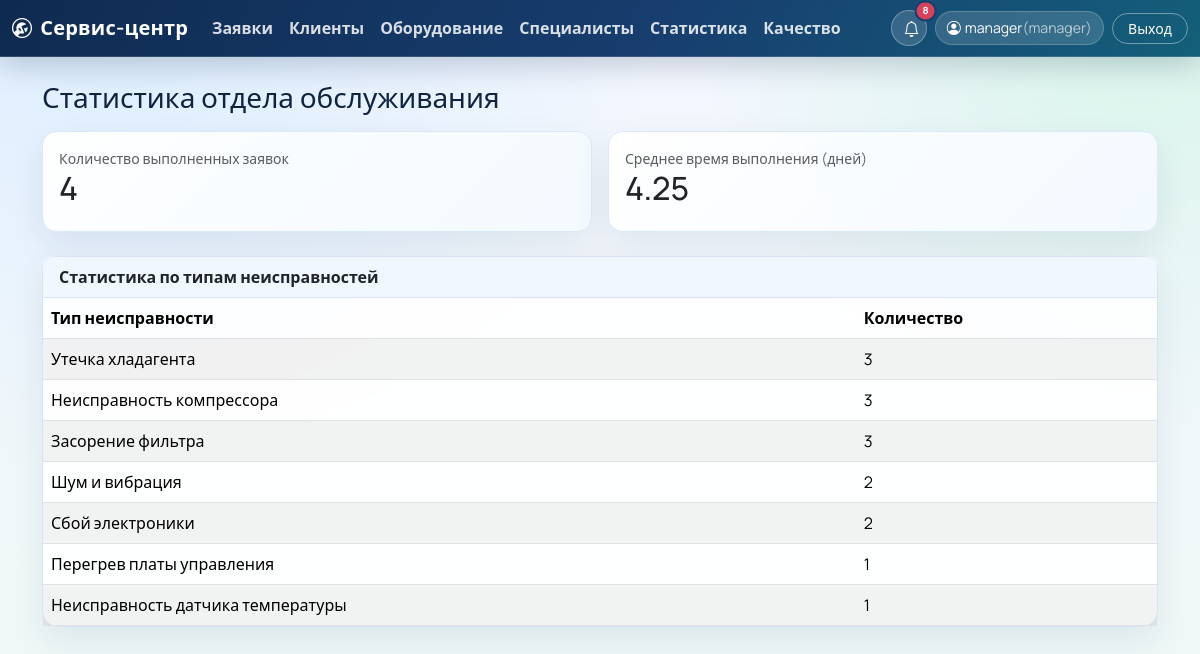
Screenshot of /stats (signed in) with the database file from the repository.
### app/models.py (models this page shows, shortened)
class User(UserMixin, db.Model):
    __tablename__ = "users"
    user_id = db.Column(db.Integer, primary_key=True)
    login = db.Column(db.String(60), unique=True, nullable=False)
    password_hash = db.Column(db.String(255), nullable=False)
    role_id = db.Column(db.Integer, db.ForeignKey("roles.role_id"), nullable=False)
    master_id = db.Column(db.Integer, db.ForeignKey("masters.master_id"), nullable=True)
    role = db.relationship("Role", back_populates="users")
    master = db.relationship("Master", back_populates="user")
    comments = db.relationship("RequestComment", back_populates="user", lazy="dynamic")
    notifications = db.relationship("StatusNotification", back_populates="user", lazy="dynamic")
    @property
    def role_name(self) -> str:
        if self.role is None:
            return ""
        return self.role.role_name

class Role(db.Model):
    __tablename__ = "roles"
    role_id = db.Column(db.Integer, primary_key=True)
    role_name = db.Column(db.String(50), unique=True, nullable=False)
    users = db.relationship("User", back_populates="role", lazy="dynamic")

class FaultType(db.Model):
    __tablename__ = "fault_types"
    fault_type_id = db.Column(db.Integer, primary_key=True)
    fault_name = db.Column(db.String(120), nullable=False, unique=True)
    request_details = db.relationship("RequestDetail", back_populates="fault_type", lazy="dynamic")

### app/routes.py (the view)
    @app.route("/stats")
    @login_required
    @role_required("admin", "operator", "manager")
    def stats_page():
        stats = calculate_statistics()
        return render_template("stats.html", stats=stats)

### app/__init__.py (called while the page is built)
@login_manager.user_loader
def load_user(user_id: str):
    return db.session.get(User, int(user_id))

### app/routes.py (called while the page is built, shortened)
def _visible_notifications_query(user: User):
    notifications_query = StatusNotification.query.order_by(StatusNotification.created_at.desc())
    if user.role_name != "master":
        return notifications_query

### app/templates/stats.html (shortened to what this page needs)
{% extends 'base.html' %}
{% block content %}
<h1 class="h3 mb-3">Статистика отдела обслуживания</h1>
<div class="row g-3 mb-4">
  <div class="col-md-6">
    <div class="card stat-card"><div class="card-body"><div class="small text-muted">Количество выполненных заявок</div><div class="h2">{{ stats.completed_count }}</div></div></div>
  </div>
  <div class="col-md-6">
    <div class="card stat-card"><div class="card-body"><div class="small text-muted">Среднее время выполнения (дней)</div><div class="h2">{{ stats.average_completion_days }}</div></div></div>
  </div>
</div>
<div class="card">
  <div class="card-header">Статистика по типам неисправностей</div>
  <div class="table-responsive">
    <table class="table table-striped mb-0">
      <thead><tr><th>Тип неисправности</th><th>Количество</th></tr></thead>
      <tbody>
        {% for row in stats.fault_stats %}
        <tr><td>{{ row.fault_name }}</td><td>{{ row.count }}</td></tr>
        {% else %}
        <tr><td colspan="2" class="text-center text-muted">Данные отсутствуют.</td></tr>
        {% endfor %}
      </tbody>
    </table>
  </div>
</div>
{% endblock %}

### app/templates/base.html (shortened to what this page needs)
<!doctype html>
<html lang="ru">
<head>
  <link href="https://cdn.jsdelivr.net/npm/bootstrap@5.3.5/dist/css/bootstrap.min.css" rel="stylesheet">
  <link href="https://cdn.jsdelivr.net/npm/bootstrap-icons@1.11.3/font/bootstrap-icons.min.css" rel="stylesheet">
  <link href="{{ url_for('static', filename='css/style.css') }}" rel="stylesheet">
</head>
<body>
  {% if current_user.is_authenticated %}
  <nav class="navbar navbar-expand-lg navbar-dark app-navbar mb-4">
    <div class="container-fluid">
      <a class="navbar-brand app-brand" href="{{ url_for('dashboard') }}">
        <i class="bi bi-wrench-adjustable-circle me-2"></i>Сервис-центр
      </a>
      <div class="collapse navbar-collapse" id="navMenu">
        <ul class="navbar-nav me-auto mb-2 mb-lg-0">
          <li class="nav-item"><a class="nav-link" href="{{ url_for('requests_list') }}">Заявки</a></li>
          {% if current_user.role_name in ['admin', 'operator', 'manager'] %}
          <li class="nav-item"><a class="nav-link" href="{{ url_for('clients_list') }}">Клиенты</a></li>
          <li class="nav-item"><a class="nav-link" href="{{ url_for('equipment_list') }}">Оборудование</a></li>
          <li class="nav-item"><a class="nav-link" href="{{ url_for('masters_list') }}">Специалисты</a></li>
          {% endif %}
          {% if current_user.role_name in ['admin', 'operator', 'manager'] %}
          <li class="nav-item"><a class="nav-link" href="{{ url_for('stats_page') }}">Статистика</a></li>
          {% endif %}
          <li class="nav-item"><a class="nav-link" href="{{ url_for('quality_page') }}">Качество</a></li>
        </ul>
        <div class="d-flex align-items-center gap-2 ms-auto">
          <div class="dropdown">
            <button class="btn app-icon-btn position-relative" type="button" data-bs-toggle="dropdown" aria-expanded="false" title="Уведомления">
              <i class="bi bi-bell"></i>
              {% if navbar_notification_count > 0 %}
              <span class="position-absolute top-0 start-100 translate-middle badge rounded-pill app-badge">
                {{ navbar_notification_count if navbar_notification_count < 100 else '99+' }}
              </span>
              {% endif %}
            </button>
          </div>
          <div class="app-profile-chip">
            <i class="bi bi-person-circle me-1"></i>
            {{ current_user.login }}
            <span class="text-muted">({{ current_user.role_name }})</span>
          </div>
          <a class="btn btn-sm app-logout-btn" href="{{ url_for('logout') }}">Выход</a>
        </div>
      </div>
    </div>
  </nav>
  {% endif %}
  <main class="container pb-5">
    {% block content %}{% endblock %}
  </main>
</body>
</html>

### app/static/css/style.css (style rules this page uses)
:root { --bg-1: #f3f6ff; --bg-2: #eef8f5; --surface: rgba(255, 255, 255, 0.9); --line: #d9e3f5; --text-main: #10233f; --text-soft: #5f6f87; --brand: #1f6feb; --brand-dark: #164fab; --accent: #1fbf75; --danger: #d4435b; --shadow: 0 14px 35px rgba(11, 33, 74, 0.08); }
body { font-family: "Manrope", "Segoe UI", sans-serif; color: var(--text-main); background: radial-gradient(circle at 10% -10%, #d9ecff 0%, transparent 40%), radial-gradient(circle at 95% 0%, #d8f5ea 0%, transparent 32%), linear-gradient(180deg, var(--bg-1) 0%, var(--bg-2) 100%); min-height: 100vh; }
.app-navbar { background: linear-gradient(120deg, #0f2a50 0%, #173e6f 55%, #145f7a 100%); border-bottom: 1px solid rgba(255, 255, 255, 0.15); box-shadow: 0 8px 30px rgba(6, 27, 56, 0.2); }
.app-brand { font-weight: 700; letter-spacing: 0.2px; color: #fff; }
.navbar .nav-link { color: rgba(255, 255, 255, 0.84); font-weight: 600; }
.app-icon-btn { width: 2.25rem; height: 2.25rem; border-radius: 999px; border: 1px solid rgba(255, 255, 255, 0.3); background: rgba(255, 255, 255, 0.15); color: #fff; }
.app-badge { background: var(--danger); border: 2px solid #173e6f; font-size: 0.62rem; }
.app-profile-chip { display: inline-flex; align-items: center; border-radius: 999px; padding: 0.36rem 0.7rem; color: #fff; background: rgba(255, 255, 255, 0.14); border: 1px solid rgba(255, 255, 255, 0.2); font-size: 0.88rem; }
.app-profile-chip .text-muted { color: rgba(255, 255, 255, 0.65) !important; }
.app-logout-btn { border-radius: 999px; border: 1px solid rgba(255, 255, 255, 0.4); color: #fff; background: transparent; padding-inline: 0.95rem; }
.card { border: 1px solid var(--line); border-radius: 0.9rem; background: var(--surface); box-shadow: var(--shadow); backdrop-filter: blur(3px); }
.card-header { background: rgba(236, 244, 255, 0.75); border-bottom: 1px solid var(--line); font-weight: 700; }
.table { --bs-table-bg: transparent; }
.stat-card { border: 1px solid #dbe7fb; background: linear-gradient(135deg, rgba(255, 255, 255, 0.95), rgba(243, 249, 255, 0.95)); }

### rows the page displays
User: login "manager"
Role: role_name "manager"
FaultType: fault_name "Утечка хладагента", count "3"
FaultType: fault_name "Неисправность компрессора", count "3"
FaultType: fault_name "Засорение фильтра", count "3"
FaultType: fault_name "Шум и вибрация", count "2"
FaultType: fault_name "Сбой электроники", count "2"
FaultType: fault_name "Перегрев платы управления", count "1"
FaultType: fault_name "Неисправность датчика температуры", count "1"

### other values shown
{{ stats.completed_count }} "4"
{{ stats.average_completion_days }} "4.25"
